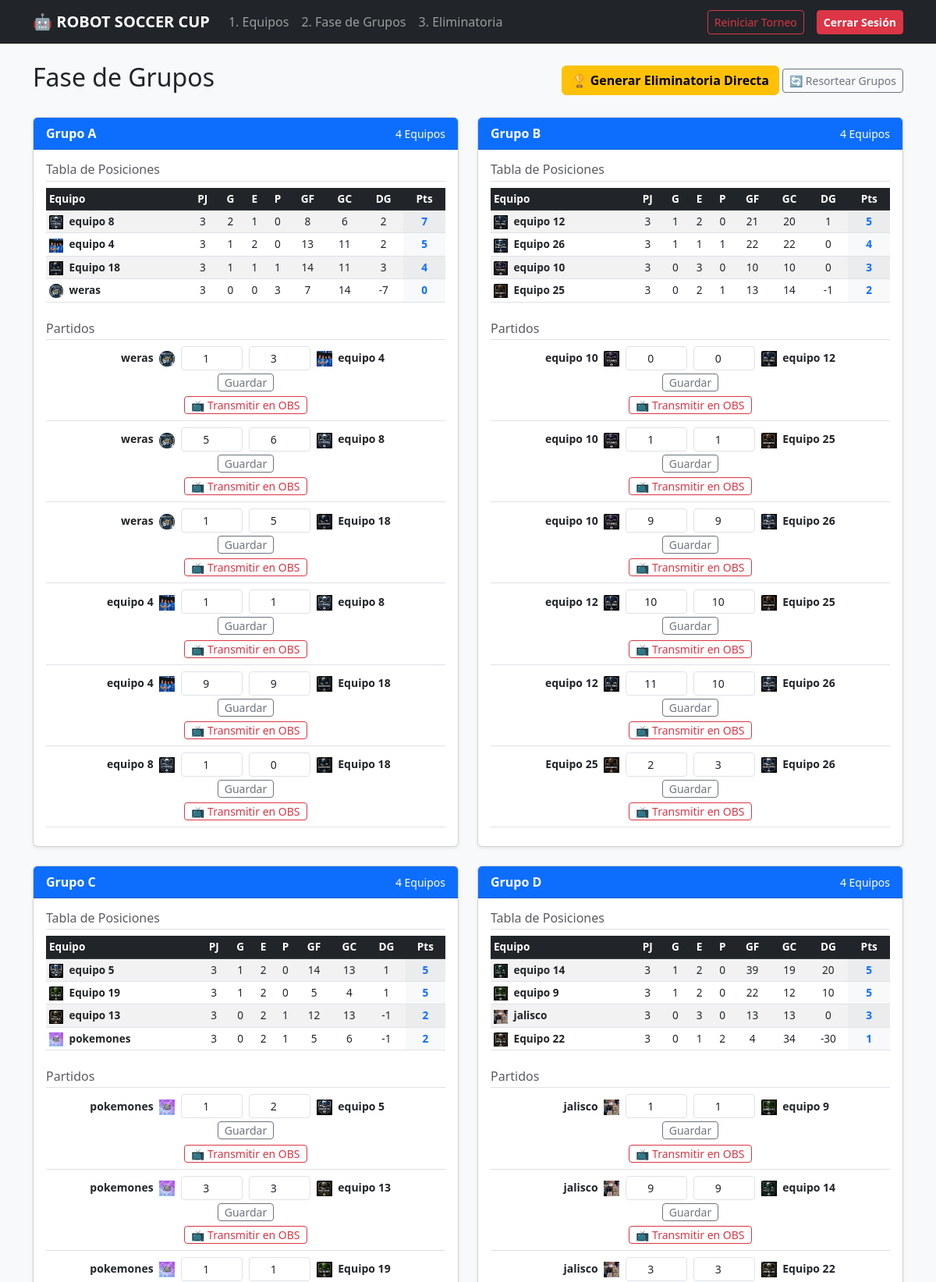
Screenshot of /grupos (signed in, upper part) with the database file from the repository.
### app.py (models this page shows)
class Grupo(db.Model):
    id = db.Column(db.Integer, primary_key=True)
    nombre = db.Column(db.String(10), nullable=False)
    equipos = db.relationship('Equipo', backref='grupo', lazy=True)
    partidos = db.relationship('PartidoGrupo', backref='grupo', lazy=True)

class PartidoGrupo(db.Model):
    id = db.Column(db.Integer, primary_key=True)
    grupo_id = db.Column(db.Integer, db.ForeignKey('grupo.id'), nullable=False)
    jornada = db.Column(db.Integer, nullable=False)
    local_id = db.Column(db.Integer, db.ForeignKey('equipo.id'), nullable=False)
    visita_id = db.Column(db.Integer, db.ForeignKey('equipo.id'), nullable=False)
    gl = db.Column(db.Integer, nullable=True)
    gv = db.Column(db.Integer, nullable=True)
    activo = db.Column(db.Boolean, default=False)
    local = db.relationship('Equipo', foreign_keys=[local_id])
    visita = db.relationship('Equipo', foreign_keys=[visita_id])

class Equipo(db.Model):
    id = db.Column(db.Integer, primary_key=True)
    nombre = db.Column(db.String(80), unique=True, nullable=False)
    integrante1 = db.Column(db.String(80), nullable=False)
    integrante2 = db.Column(db.String(80), nullable=False)
    escudo = db.Column(db.String(200), nullable=False)
    grupo_id = db.Column(db.Integer, db.ForeignKey('grupo.id'), nullable=True)

### app.py (the view)
@app.route('/grupos', methods=['GET'])
@login_requerido
def grupos():
    lista_grupos = Grupo.query.all()
    tablas = {g.id: calcular_tabla(g) for g in lista_grupos}
    pendientes = PartidoGrupo.query.filter((PartidoGrupo.gl == None) | (PartidoGrupo.gv == None)).count()
    listo_para_ko = (len(lista_grupos) > 0) and (pendientes == 0)
    return render_template('grupos.html', grupos=lista_grupos, tablas=tablas, listo_para_ko=listo_para_ko)

### app.py (called while the page is built)
def login_requerido(f):
    @wraps(f)
    def decorated_function(*args, **kwargs):
        if not session.get('logged_in'):
            flash('Debes iniciar sesión para realizar cambios.', 'warning')
            return redirect(url_for('login'))
        return f(*args, **kwargs)
    return decorated_function

def calcular_tabla(grupo):
    stats = {e.id: {'equipo': e, 'pj': 0, 'g': 0, 'e': 0, 'p': 0, 'gf': 0, 'gc': 0, 'dg': 0, 'pts': 0} for e in grupo.equipos}
    for p in grupo.partidos:
        if p.gl is not None and p.gv is not None:
            l, v = stats[p.local_id], stats[p.visita_id]
            l['pj'] += 1; v['pj'] += 1
            l['gf'] += p.gl; l['gc'] += p.gv
            v['gf'] += p.gv; v['gc'] += p.gl
            l['dg'] = l['gf'] - l['gc']
            v['dg'] = v['gf'] - v['gc']
            if p.gl > p.gv:
                l['g'] += 1; l['pts'] += 3; v['p'] += 1
            elif p.gl < p.gv:
                v['g'] += 1; v['pts'] += 3; l['p'] += 1
            else:
                l['e'] += 1; v['e'] += 1; l['pts'] += 1; v['pts'] += 1
    tabla = list(stats.values())
    tabla.sort(key=lambda x: (-x['pts'], -x['dg'], -x['gf'], x['equipo'].nombre.lower()))
    return tabla

### templates/grupos.html (shortened to what this page needs)
{% extends 'base.html' %}
{% block content %}
<div class="d-flex justify-content-between align-items-center mb-4">
    <h2>Fase de Grupos</h2>
    <div>
        {% if listo_para_ko %}
            <a href="{{ url_for('generar_llaves') }}" class="btn btn-warning fw-bold">
                🏆 Generar Eliminatoria Directa
            </a>
        {% endif %}
        <a href="{{ url_for('sortear_grupos') }}" class="btn btn-outline-secondary btn-sm" onclick="return confirm('¿Seguro que deseas volver a sortear los grupos? Se reiniciarán los resultados.');">
            🔄 Resortear Grupos
        </a>
    </div>
</div>
{% if not grupos %}
    <div class="alert alert-info text-center">
        No hay grupos generados aún. Ve a la sección de <a href="{{ url_for('equipos') }}">Equipos</a> y presiona <strong>Sortear Grupos</strong>.
    </div>
{% else %}
    <div class="row">
        {% for g in grupos %}
        <div class="col-md-6 mb-4">
            <div class="card shadow-sm h-100">
                <div class="card-header bg-primary text-white fw-bold d-flex justify-content-between align-items-center">
                    <span>{{ g.nombre }}</span>
                    <small class="fw-normal">{{ g.equipos|length }} Equipos</small>
                </div>
                <div class="card-body">
                    <h6 class="text-muted border-bottom pb-1 mb-2">Tabla de Posiciones</h6>
                    <div class="table-responsive mb-4">
<table class="table table-sm table-striped align-middle text-center mb-0 tabla-grupo-{{ g.id }}" style="font-size: 0.85rem;">
    <thead class="table-dark">
        <tr>
            <th class="text-start">Equipo</th>
            <th>PJ</th>
            <th>G</th>
            <th>E</th>
            <th>P</th>
            <th>GF</th>
            <th>GC</th>
            <th>DG</th>
            <th>Pts</th>
        </tr>
    </thead>
    <tbody>
        {% for fila in tablas[g.id] %}
        <tr>
            <td class="text-start fw-bold">
                <img src="{{ url_for('static', filename='uploads/' + fila.equipo.escudo) }}" width="18" height="18" class="me-1 style-contain">
                {{ fila.equipo.nombre }}
            </td>
            <td>{{ fila.pj }}</td>
            <td>{{ fila.g }}</td>
            <td>{{ fila.e }}</td>
            <td>{{ fila.p }}</td>
            <td>{{ fila.gf }}</td>
            <td>{{ fila.gc }}</td>
            <td>{{ fila.dg }}</td>
            <td class="fw-bold bg-light text-primary">{{ fila.pts }}</td>
        </tr>
        {% endfor %}
    </tbody>
</table>
                    </div>
                    <h6 class="text-muted border-bottom pb-1 mb-2">Partidos</h6>
                    {% for p in g.partidos %}
                    <div class="border-bottom pb-2 mb-2">
                        <form class="row g-2 align-items-center text-center ajax-form-grupo">
                            <div class="col-4 text-end small fw-bold text-truncate">
                                {{ p.local.nombre }}
                                <img src="{{ url_for('static', filename='uploads/' + p.local.escudo) }}" width="20" height="20" class="ms-1 style-contain">
                            </div>
                            <div class="col-2">
                                <input type="number" name="gl" class="form-control form-control-sm text-center px-1" value="{{ p.gl if p.gl is not none else '' }}" min="0">
                            </div>
                            <div class="col-2">
                                <input type="number" name="gv" class="form-control form-control-sm text-center px-1" value="{{ p.gv if p.gv is not none else '' }}" min="0">
                            </div>
                            <div class="col-4 text-start small fw-bold text-truncate">
                                <img src="{{ url_for('static', filename='uploads/' + p.visita.escudo) }}" width="20" height="20" class="me-1 style-contain">
                                {{ p.visita.nombre }}
                            </div>
                            <div class="col-12 mt-1 d-flex justify-content-center gap-2">
                                <button type="submit" class="btn btn-sm btn-outline-secondary py-0">Guardar</button>
                            </div>
                        </form>
                        <div class="text-center mt-1 obs-action-container" data-tipo="grupo" data-id="{{ p.id }}">
                            {% if p.activo %}
                                <span class="badge bg-danger animate__animated animate__flash" style="font-size: 0.65rem;">EN VIVO EN OBS</span>
                            {% else %}
                                <form class="ajax-form-obs d-inline" action="{{ url_for('api_activar_partido', tipo='grupo', partido_id=p.id) }}" method="POST">
                                    <button type="submit" class="btn btn-sm btn-outline-danger py-0">📺 Transmitir en OBS</button>
                                </form>
                            {% endif %}
                        </div>
                    </div>
                    {% endfor %}
                </div>
            </div>
        </div>
        {% endfor %}
    </div>
{% endif %}
{% endblock %}

### rows the page displays
Grupo: nombre "Grupo A", equipos|length "4", escudo (picture), pj "3", g "0", e "0", p "3", gf "7", gc "14", dg "-7", pts "0"
PartidoGrupo: escudo (picture), equipo.nombre "equipo 8", pj "3", g "2", e "1", p "0", gf "8", gc "6", dg "2", pts "7", local.nombre "weras", gl "5", gv "6", visita.nombre "equipo 8"
PartidoGrupo: escudo (picture), equipo.nombre "equipo 4", pj "3", g "1", e "2", p "0", gf "13", gc "11", dg "2", pts "5", equipo.nombre "Equipo 19", gf "5", gc "4", dg "1", local.nombre "pokemones", gl "1", gv "2", visita.nombre "equipo 5"
PartidoGrupo: escudo (picture), equipo.nombre "Equipo 18", pj "3", g "1", e "1", p "1", gf "14", gc "11", dg "3", pts "4", local.nombre "jalisco", gl "9", gv "9", visita.nombre "equipo 14"
Equipo: equipo.nombre "weras"
PartidoGrupo: local.nombre "weras", escudo (picture), gl "1", gv "3", visita.nombre "equipo 4"
PartidoGrupo: local.nombre "weras", escudo (picture), gl "1", gv "5", visita.nombre "Equipo 18"
PartidoGrupo: local.nombre "equipo 4", escudo (picture), gl "1", gv "1", visita.nombre "equipo 8"
PartidoGrupo: local.nombre "equipo 4", escudo (picture), gl "9", gv "9", visita.nombre "Equipo 18"
PartidoGrupo: local.nombre "equipo 8", escudo (picture), gl "1", gv "0", visita.nombre "Equipo 18"
Grupo: nombre "Grupo B", equipos|length "4", escudo (picture), pj "3" "3" "3", g "1" "0" "0", e "2" "3" "2", p "0" "0" "1", gf "21" "10" "13", gc "20" "10" "14", dg "1" "0" "-1", pts "5" "3" "2"
Equipo: equipo.nombre "equipo 12"
PartidoGrupo: escudo (picture), equipo.nombre "Equipo 26", pj "3", g "1", e "1", p "1", gf "22", gc "22", dg "0", pts "4", local.nombre "jalisco", gl "3", gv "3", visita.nombre "Equipo 22"
Equipo: equipo.nombre "equipo 10"
Equipo: equipo.nombre "Equipo 25"
PartidoGrupo: local.nombre "equipo 10", escudo (picture), gl "0", gv "0", visita.nombre "equipo 12"
PartidoGrupo: local.nombre "equipo 10", escudo (picture), gl "1", gv "1", visita.nombre "Equipo 25"
PartidoGrupo: local.nombre "equipo 10", escudo (picture), gl "9", gv "9", visita.nombre "Equipo 26"
PartidoGrupo: local.nombre "equipo 12", escudo (picture), gl "10", gv "10", visita.nombre "Equipo 25"
PartidoGrupo: local.nombre "equipo 12", escudo (picture), gl "11", gv "10", visita.nombre "Equipo 26"
PartidoGrupo: local.nombre "Equipo 25", escudo (picture), gl "2", gv "3", visita.nombre "Equipo 26"
Grupo: nombre "Grupo C", equipos|length "4", escudo (picture), pj "3" "3" "3", g "1" "0" "0", e "2" "2" "2", p "0" "1" "1", gf "14" "12" "5", gc "13" "13" "6", dg "1" "-1" "-1", pts "5" "2" "2"
Equipo: equipo.nombre "equipo 5"
Equipo: equipo.nombre "equipo 13"
Equipo: equipo.nombre "pokemones"
PartidoGrupo: local.nombre "pokemones", escudo (picture), gl "3", gv "3", visita.nombre "equipo 13"
PartidoGrupo: local.nombre "pokemones", escudo (picture), gl "1", gv "1", visita.nombre "Equipo 19"
Grupo: nombre "Grupo D", equipos|length "4", escudo (picture), pj "3" "3" "3" "3", g "1" "1" "0" "0", e "2" "2" "3" "1", p "0" "0" "0" "2", gf "39" "22" "13" "4", gc "19" "12" "13" "34", dg "20" "10" "0" "-30", pts "5" "5" "3" "1"
Equipo: equipo.nombre "equipo 14"
Equipo: equipo.nombre "equipo 9"
Equipo: equipo.nombre "jalisco"
Equipo: equipo.nombre "Equipo 22"
PartidoGrupo: local.nombre "jalisco", escudo (picture), gl "1", gv "1", visita.nombre "equipo 9"
